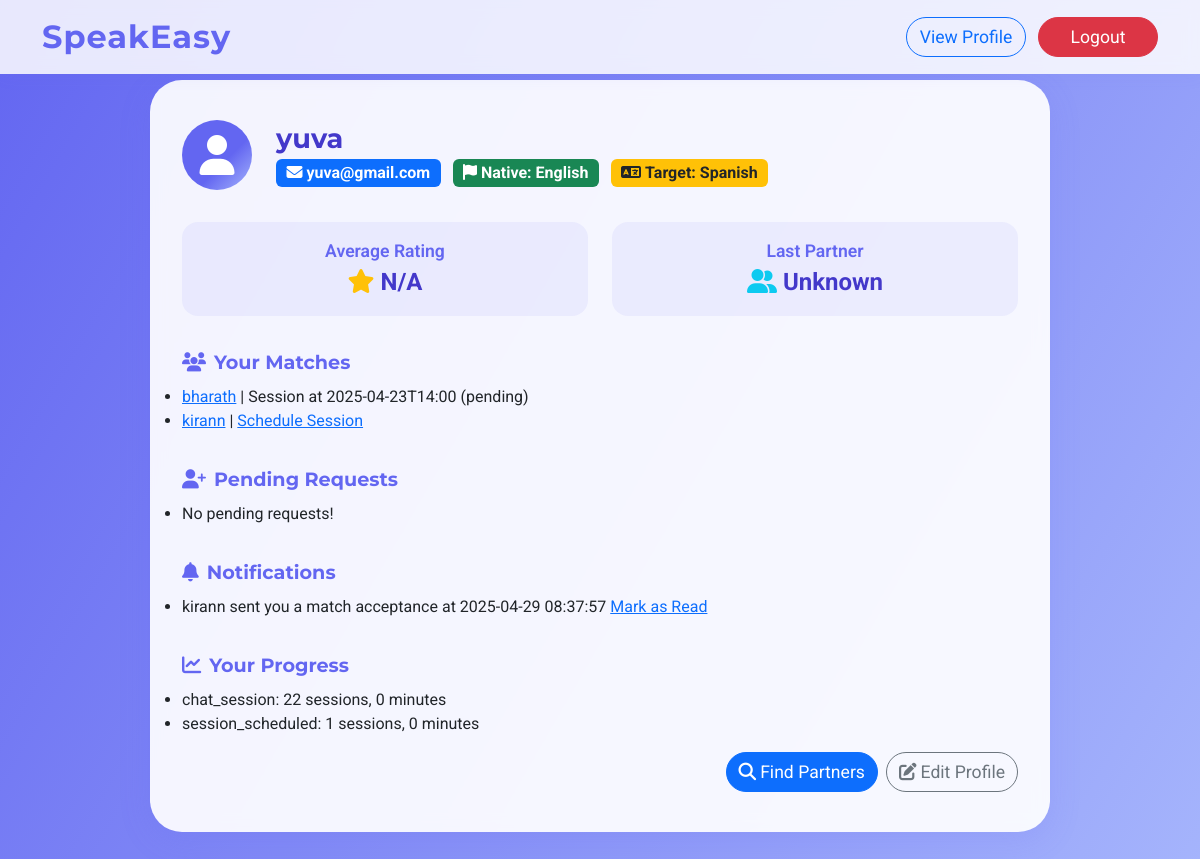
/dashboard (signed in), run on the app's committed database.
### tables this page shows
CREATE TABLE users (
                email TEXT PRIMARY KEY,
                name TEXT,
                password TEXT,
                nativeLanguage TEXT,
                targetLanguage TEXT,
                last_partner TEXT,
                average_rating REAL DEFAULT 0.0,
                bio TEXT DEFAULT ''
            );

### routes.py (the view, shortened to what this page needs)
    @app.route('/dashboard')
    def dashboard():
        email = request.args.get('email', session.get('email'))
        if not email:
            return render_template('error.html', message='Please login first! <a href="/login">Login</a>')
        with sqlite3.connect('users.db') as conn:
            cursor = conn.execute('SELECT email, name, nativeLanguage, targetLanguage, last_partner, average_rating, bio FROM users WHERE email = ?', (email,))
            user = cursor.fetchone()
            if not user:
                return render_template('error.html', message='User not found! <a href="/login">Login again</a>')
            last_partner_email = user[4] if user[4] else 'No recent partner'
            last_partner_name = conn.execute('SELECT name FROM users WHERE email = ?', (user[4],)).fetchone()
            last_partner_name = last_partner_name[0] if last_partner_name else 'Unknown'
            cursor = conn.execute('SELECT sender_email, receiver_email FROM partnership_requests WHERE (receiver_email = ? AND status = ?) OR (sender_email = ? AND status = ?)',
                                (email, 'accepted', email, 'accepted'))
            matches = cursor.fetchall()
            matches_html = '<li>No matches yet!</li>' if not matches else ''
            for m in matches:
                partner_email = m[0] if m[0] != email else m[1]
                partner_name = conn.execute('SELECT name FROM users WHERE email = ?', (partner_email,)).fetchone()[0]
                cursor.execute('SELECT COUNT(*) FROM messages WHERE partner_email = ? AND user_email = ? AND read_status = 0',
                              (email, partner_email))
                unread_count = cursor.fetchone()[0]
                alert = '<span class="unread-alert"> (Unread)</span>' if unread_count > 0 else ''
                cursor.execute('SELECT id, scheduled_time, status FROM sessions WHERE (initiator_email = ? AND partner_email = ?) OR (initiator_email = ? AND partner_email = ?) AND status = ?',
                             (email, partner_email, partner_email, email, 'pending'))
                session_info = cursor.fetchone()
                session_link = f'<a href="/schedule_session?partner_email={partner_email}&user_email={email}">Schedule Session</a>' if not session_info else f'Session at {session_info[1]} ({session_info[2]})'
                matches_html += f'<li><a href="/chat?user_email={email}&partner_email={partner_email}">{partner_name}{alert}</a> | {session_link}</li>'
            cursor.execute('SELECT activity_type, COUNT(*), SUM(duration_minutes) FROM progress WHERE user_email = ? GROUP BY activity_type',
                          (email,))
            user_progress = cursor.fetchall()
            partner_progress_html = ''
            progress_html = '<li>No progress recorded yet!</li>' if not user_progress else ''
            for activity in user_progress:
                activity_type, count, total_duration = activity
                progress_html += f'<li>{activity_type}: {count} sessions, {total_duration or 0} minutes</li>'
            cursor = conn.execute('SELECT type, related_email, timestamp FROM notifications WHERE user_email = ? AND read_status = 0', (email,))
            notifications = cursor.fetchall()
            notifications_html = '<li>No new notifications!</li>' if not notifications else ''
            for n in notifications:
                name = conn.execute('SELECT name FROM users WHERE email = ?', (n[1],)).fetchone()[0]
                notifications_html += f'<li>{name} sent you a {"partnership request" if n[0] == "request" else "match acceptance"} at {n[2]} <a href="#" onclick="markRead(\'{n[0]}\', \'{n[1]}\')">Mark as Read</a></li>'
            cursor = conn.execute('SELECT sender_email, receiver_email FROM partnership_requests WHERE receiver_email = ? AND status = ?', (email, 'pending'))
            requests = cursor.fetchall()
            requests_html = '<li>No pending requests!</li>' if not requests else ''.join([f'<li>{conn.execute("SELECT name FROM users WHERE email = ?", (r[0],)).fetchone()[0]} (<a href="/accept_request?sender_email={r[0]}&receiver_email={email}">Accept</a>)</li>' for r in requests])
            return render_template('dashboard.html', email=user[0], name=user[1], native=user[2], target=user[3], last_partner_name=last_partner_name, matches_html=matches_html, requests_html=requests_html, notifications_html=notifications_html, user_name=user[1], average_rating=user[5], bio=user[6], progress_html=progress_html, partner_progress_html=partner_progress_html)

### templates/dashboard.html (shortened to what this page needs)
<!DOCTYPE html>
<html lang="en">
<head>
    <link href="https://cdn.jsdelivr.net/npm/bootstrap@5.3.2/dist/css/bootstrap.min.css" rel="stylesheet">
    <link rel="stylesheet" href="https://cdnjs.cloudflare.com/ajax/libs/font-awesome/6.4.2/css/all.min.css">
</head>
<body>
    <nav class="navbar navbar-expand-lg navbar-light fixed-top">
        <div class="container">
            <a class="navbar-brand" href="/">SpeakEasy</a>
            <div class="ms-auto">
                <a href="/profile?email={{ email }}" class="btn btn-outline-primary me-2 btn-custom">View Profile</a>
                <a href="/logout?email={{ email }}" class="btn btn-danger btn-custom">Logout</a>
            </div>
        </div>
    </nav>
    <section class="dashboard-section">
        <div class="glass-card">
            <div class="user-header">
                <div class="user-avatar">
                    <i class="fas fa-user"></i>
                </div>
                <div class="user-info">
                    <h2>{{ name }}</h2>
                    <span class="badge bg-primary"><i class="fas fa-envelope me-1"></i>{{ email }}</span>
                    <span class="badge bg-success"><i class="fas fa-flag me-1"></i>Native: {{ native }}</span>
                    <span class="badge bg-warning text-dark"><i class="fas fa-language me-1"></i>Target: {{ target }}</span>
                </div>
            </div>
            <div class="user-stats">
                <div class="stat-card">
                    <div class="stat-title">Average Rating</div>
                    <div class="stat-value">
                        <i class="fas fa-star text-warning"></i> {{ average_rating or "N/A" }}
                    </div>
                </div>
                <div class="stat-card">
                    <div class="stat-title">Last Partner</div>
                    <div class="stat-value">
                        <i class="fas fa-user-friends text-info"></i> {{ last_partner_name or "None" }}
                    </div>
                </div>
            </div>
            <div class="section-title"><i class="fas fa-users me-2"></i>Your Matches</div>
            <ul class="list-group mb-3">
                {{ matches_html|safe }}
            </ul>
            <div class="section-title"><i class="fas fa-user-plus me-2"></i>Pending Requests</div>
            <ul class="list-group mb-3">
                {{ requests_html|safe }}
            </ul>
            <div class="section-title"><i class="fas fa-bell me-2"></i>Notifications</div>
            <ul class="list-group mb-3">
                {{ notifications_html|safe }}
            </ul>
            <div class="section-title"><i class="fas fa-chart-line me-2"></i>Your Progress</div>
            <ul class="list-group mb-3">
                {{ progress_html|safe }}
            </ul>
            <div class="d-flex justify-content-end mt-3">
                <a href="/search?email={{ email }}" class="btn btn-primary btn-custom me-2">
                    <i class="fas fa-search me-1"></i>Find Partners
                </a>
                <a href="/edit_profile?email={{ email }}" class="btn btn-outline-secondary btn-custom">
                    <i class="fas fa-edit me-1"></i>Edit Profile
                </a>
            </div>
        </div>
    </section>
</body>
</html>

### templates/dashboard.html (style rules this page uses)
body { font-family: 'Roboto', sans-serif; background: linear-gradient(120deg, #6366f1 0%, #a5b4fc 100%); min-height: 100vh; overflow-x: hidden; }
.navbar { background: rgba(255,255,255,0.85) !important; backdrop-filter: blur(8px); box-shadow: 0 2px 16px rgba(99,102,241,0.08); }
.navbar-brand { font-family: 'Montserrat', sans-serif; font-weight: 700; font-size: 2rem; color: #6366f1 !important; letter-spacing: 1px; }
.dashboard-section { min-height: 90vh; display: flex; align-items: flex-start; justify-content: center; padding-top: 80px; padding-bottom: 40px; }
.glass-card { background: rgba(255,255,255,0.92); border-radius: 2rem; box-shadow: 0 8px 32px 0 rgba(99,102,241,0.15); padding: 2.5rem 2rem; max-width: 900px; width: 100%; margin: auto; backdrop-filter: blur(8px); animation: fadeInUp 1.2s cubic-bezier(.39,.575,.565,1) both; }
.user-header { display: flex; align-items: center; gap: 1.5rem; margin-bottom: 2rem; }
.user-avatar { width: 70px; height: 70px; border-radius: 50%; background: linear-gradient(135deg, #6366f1 60%, #a5b4fc 100%); display: flex; align-items: center; justify-content: center; font-size: 2.5rem; color: #fff; font-weight: 700; }
.user-info { flex: 1; }
.user-info h2 { font-family: 'Montserrat', sans-serif; font-size: 1.7rem; font-weight: 700; color: #4338ca; margin-bottom: 0.2rem; }
.user-info .badge { font-size: 1rem; margin-right: 0.5rem; }
.user-stats { display: flex; gap: 1.5rem; margin-bottom: 2rem; flex-wrap: wrap; }
.stat-card { background: rgba(99,102,241,0.08); border-radius: 1rem; padding: 1rem 1.5rem; min-width: 160px; text-align: center; flex: 1; }
.stat-title { color: #6366f1; font-weight: 600; font-size: 1.1rem; }
.stat-value { font-size: 1.5rem; font-weight: 700; color: #4338ca; }
.section-title { font-family: 'Montserrat', sans-serif; font-size: 1.2rem; font-weight: 700; color: #6366f1; margin-top: 2rem; margin-bottom: 0.5rem; }
.btn-custom { min-width: 120px; font-size: 1.1rem; border-radius: 2rem; transition: transform 0.2s, box-shadow 0.2s; }

### data on the page
users: name "yuva", email "yuva@gmail.com", nativeLanguage "English", targetLanguage "Spanish", average_rating "N/A"
users: name "bharath | Session at 2025-04-23T14:00 (pending) kirann | Schedule Session"

### other printed values
{{ last_partner_name or "None" }} "Unknown"
{{ requests_html|safe }} "No pending requests!"
{{ notifications_html|safe }} "kirann sent you a match acceptance at 2025-04-29 08:37:57 Mark as Read"
{{ progress_html|safe }} "chat_session: 22 sessions, 0 minutes session_scheduled: 1 sessions, 0 minutes"
